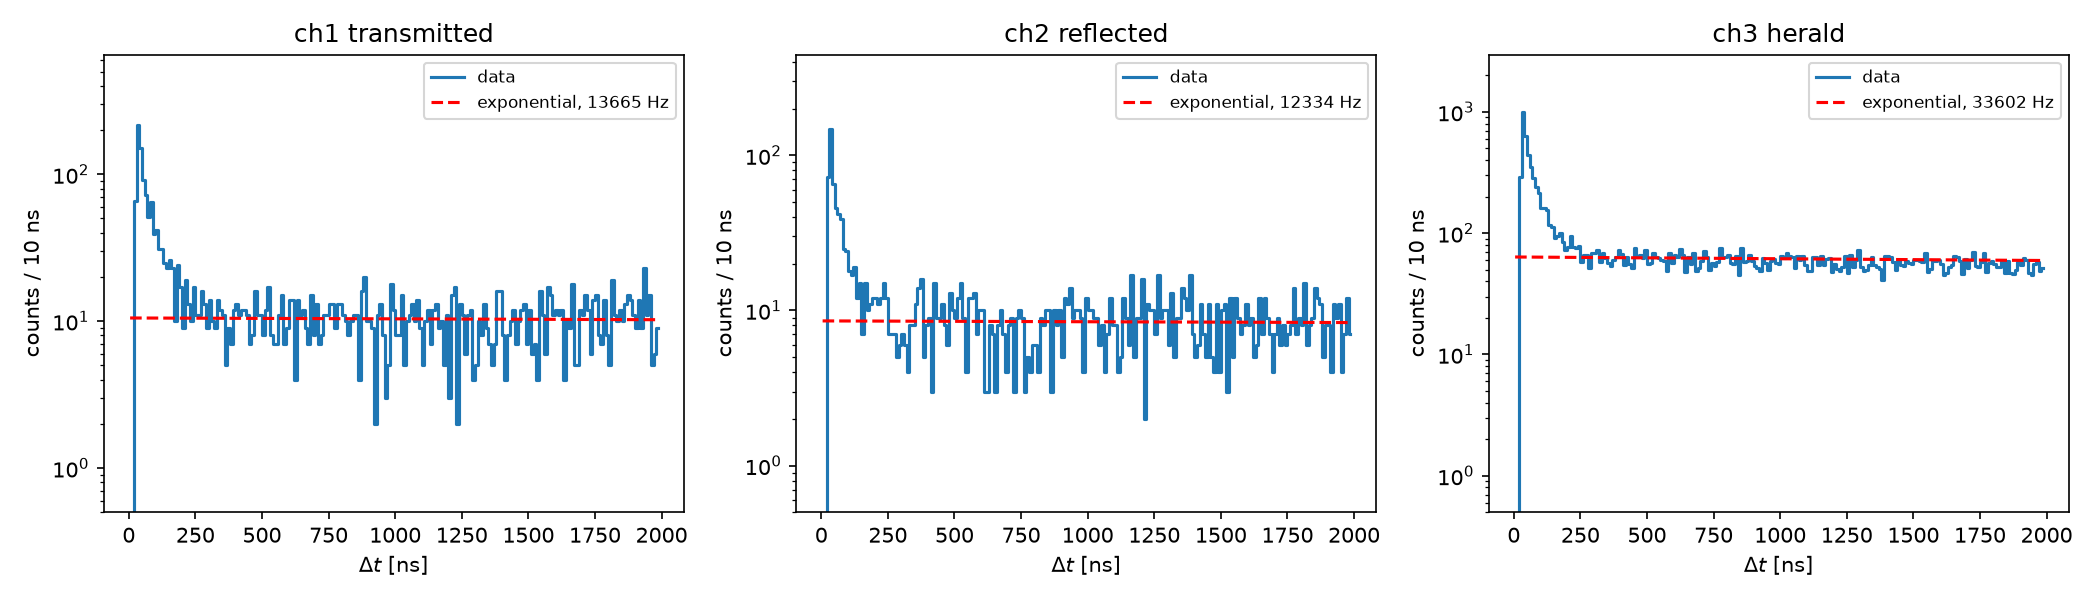

Python code for this plot:
# Step 4: intervals between consecutive clicks of the same detector -> dead time, afterpulses
import numpy as np
import matplotlib.pyplot as plt
from common import load_data

det, T_tot = load_data()

fig, axs = plt.subplots(1, 3, figsize=(14, 4))
for ax, c, name in zip(axs, (1, 2, 3), ("ch1 transmitted", "ch2 reflected", "ch3 herald")):
    dt = np.diff(det[c])
    rate = len(det[c]) / T_tot
    bw = 10e-9
    bins = np.arange(0, 2e-6, bw)
    h, e = np.histogram(dt, bins=bins)
    x = 0.5 * (e[1:] + e[:-1])
    expo = len(dt) * rate * np.exp(-rate * x) * bw     # exponential expected for a Poisson process

    print(f"{name}: dead time (min interval) = {dt.min()*1e9:.1f} ns, "
          f"intervals < 1 us: {(dt<1e-6).mean()*100:.2f}% (Poisson expectation {100*(1-np.exp(-rate*1e-6)):.2f}%)")

    ax.step(x * 1e9, h, where="mid", label="data")
    ax.plot(x * 1e9, expo, "r--", label=f"exponential, {rate:.0f} Hz")
    ax.set_yscale("log"); ax.set_ylim(0.5, h.max() * 3)
    ax.set_xlabel(r"$\Delta t$ [ns]"); ax.set_ylabel("counts / 10 ns")
    ax.set_title(name); ax.legend(fontsize=8)

plt.tight_layout()
plt.savefig("step4_interarrival.png", dpi=150)
plt.show()
